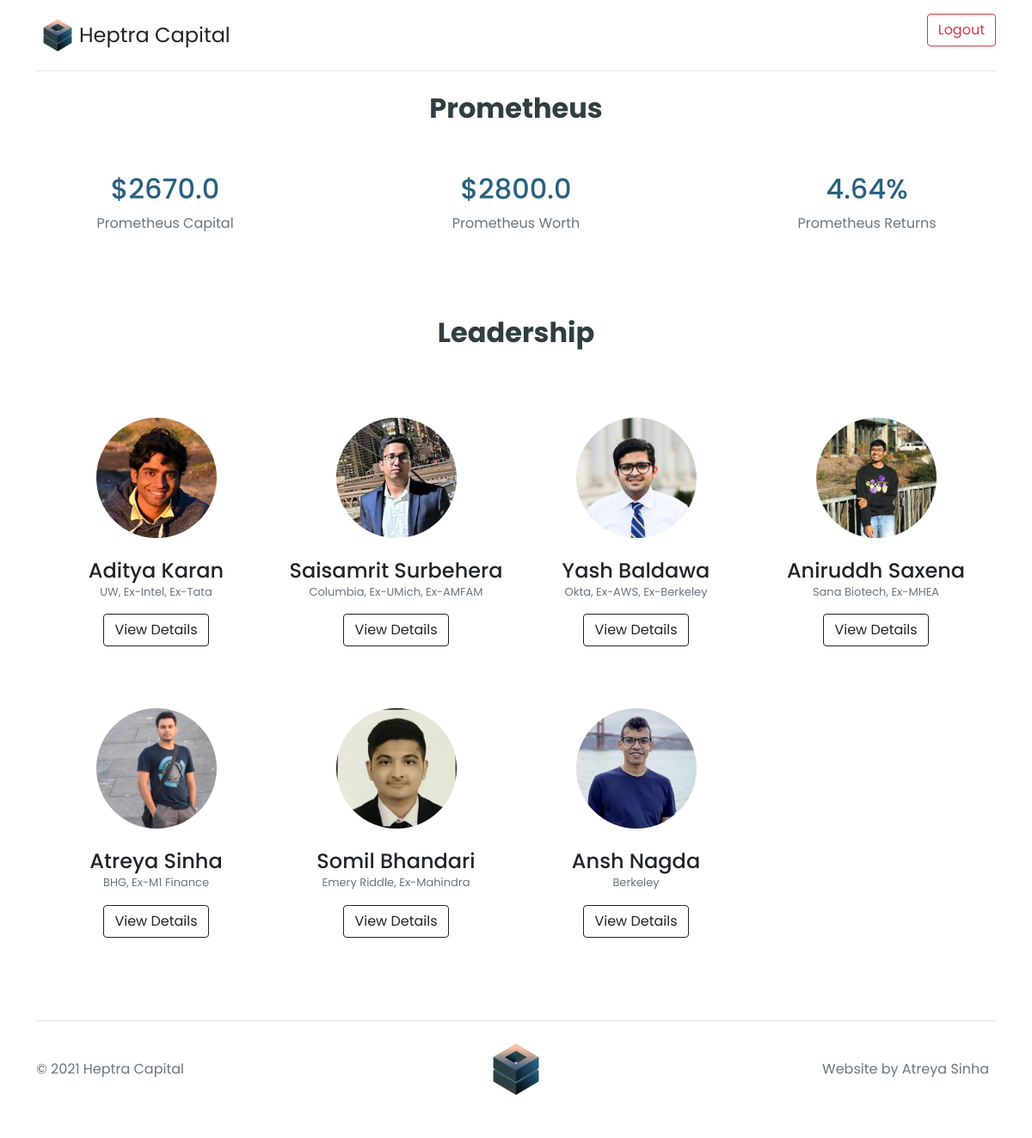
/investor/ (signed in), run on an earlier commit of the app's database.
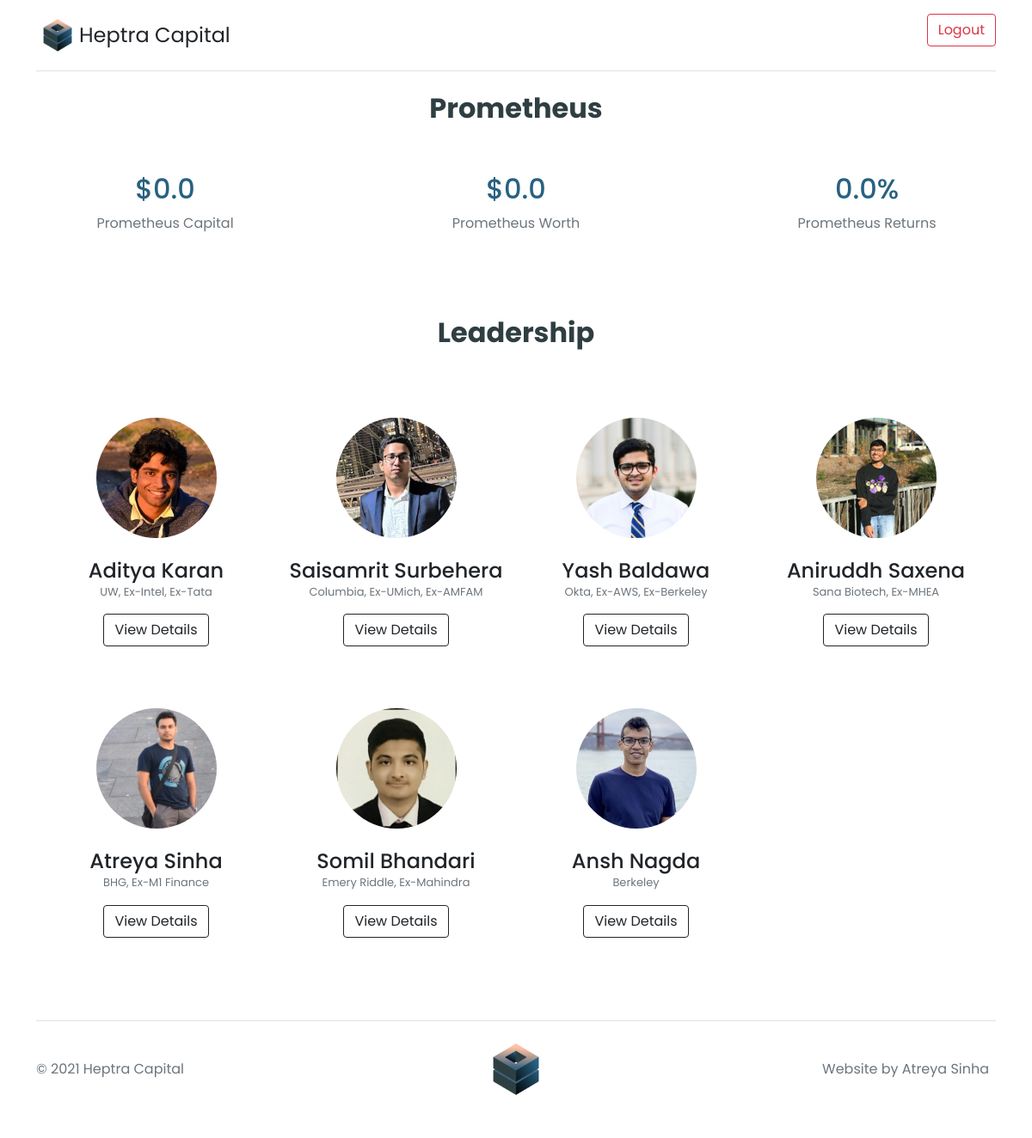
And on a later commit of the database.
### sscapital/models.py (models this page shows, shortened)
class Prometheus(models.Model):
    capital = models.FloatField(default=0.0)
    value = models.FloatField(default=0.0)
    returns = models.FloatField(default=0.0)

### sscapital/views.py (the view)
# urls.py: path('investor/', views.Investor.as_view(), name='investor'),
@method_decorator(login_required, name="dispatch")
class Investor(View):
    def get(self, request):
        investors = Investors.objects.all()
        prometheus = Prometheus.objects.get(id=1)
        return render(request, 'investors.html', {'investors': investors, 'prometheus': prometheus})

### templates/investors.html (shortened to what this page needs)
{% extends 'base.html' %} {% load static %} {% block content %}
<h2 class="fw-bold text-center" style="color: #2F3E42ff;">Prometheus</h2>
{% include "prometheus.html" %}
<div class="container px-4 text-center" id="icon-grid">
    <h2 class="fw-bold" style="color: #2F3E42ff;">Leadership</h2>
    <br><br><br>
    <div class="row row-cols-lg-4">
        {% for i in investors %}
        <div class="">
            <div class=" text-center">
                <img src="{{ i.image.url }}" class="bd-placeholder-img rounded-circle" width="140" height="140" xmlns="http://www.w3.org/2000/svg" role="img" aria-label="Placeholder: 140x140" preserveAspectRatio="xMidYMid slice" focusable="false">
                <br> <br>
                <div>
                    <h4 class="mb-0">{{i.full_name}} </h4>
                    <p class="text-muted" style="font-size: small;">{{i.description}}</p>
                </div>
                <a href="{% url 'dashboard' i.id %}" class="btn btn-outline-dark">View Details</a>
            </div>
            <br><br><br>
        </div>
        {% endfor %}
    </div>
</div>
{% endblock %}

### templates/prometheus.html
<div class="row text-center py-5">
    <div class="col-lg-4">
        <h2 style="color: #286181ff;">${{prometheus.capital}}</h2>
        <span class="text-muted">Prometheus Capital</span>
    </div>
    <div class="col-lg-4">
        <h2 style="color: #286181ff;">${{prometheus.value}}</h2>
        <span class="text-muted">Prometheus Worth</span>
    </div>
    <div class="col-lg-4">
        <h2 style="color: #286181ff;">{{prometheus.returns}}%</h2>
        <span class="text-muted">Prometheus Returns</span>
    </div>
</div>
<br><br>

What changed in the data, as far as the page shows it:
changed Prometheus: capital "2670.0" → "0.0"; value "2800.0" → "0.0"; returns "4.64" → "0.0"
